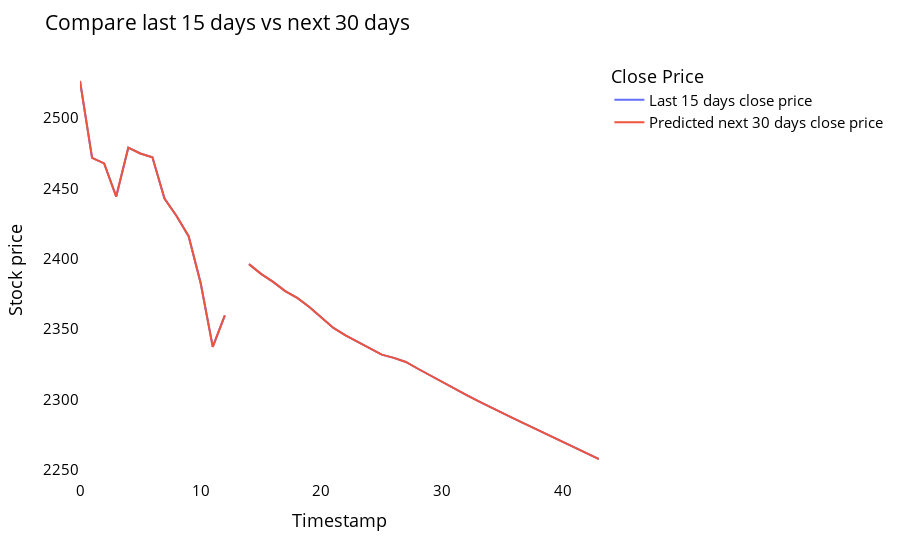

Notebook cell for this chart:
### Code cell
temp_mat = np.empty((len(last_days)+pred_days+1,1))
temp_mat[:] = np.nan
temp_mat = temp_mat.reshape(1,-1).tolist()[0]

last_original_days_value = temp_mat
next_predicted_days_value = temp_mat

last_original_days_value[0:time_step+1] = scaler.inverse_transform(closedf[len(closedf)-time_step:]).reshape(1,-1).tolist()[0]
next_predicted_days_value[time_step+1:] = scaler.inverse_transform(np.array(lst_output).reshape(-1,1)).reshape(1,-1).tolist()[0]

new_pred_plot = pd.DataFrame({
    'last_original_days_value':last_original_days_value,
    'next_predicted_days_value':next_predicted_days_value
})

names = cycle(['Last 15 days close price','Predicted next 30 days close price'])

fig = px.line(new_pred_plot,x=new_pred_plot.index, y=[new_pred_plot['last_original_days_value'],
                                                      new_pred_plot['next_predicted_days_value']],
              labels={'value': 'Stock price','index': 'Timestamp'})
fig.update_layout(title_text='Compare last 15 days vs next 30 days',
                  plot_bgcolor='white', font_size=15, font_color='black',legend_title_text='Close Price')
fig.for_each_trace(lambda t:  t.update(name = next(names)))
fig.update_xaxes(showgrid=False)
fig.update_yaxes(showgrid=False)
fig.show()

### Figure 1 — Plotly figure (JSON) as saved in the notebook; plotly's stock layout.template omitted (floating-point values rounded to 4 significant figures)
{"data": [{"hovertemplate": "variable=last_original_days_value<br>Timestamp=%{x}<br>Stock price=%{y}<extra></extra>", "legendgroup": "last_original_days_value", "line": {"color": "#636efa", "dash": "solid"}, "marker": {"symbol": "circle"}, "mode": "lines", "name": "Last 15 days close price", "orientation": "v", "showlegend": true, "type": "scatter", "x": [0, 1, 2, 3, 4, 5, 6, 7, 8, 9, 10, 11, 12, 13, 14, 15, 16, 17, 18, 19, 20, 21, 22, 23, 24, 25, 26, 27, 28, 29, 30, 31, 32, 33, 34, 35, 36, 37, 38, 39, 40, 41, 42, 43], "xaxis": "x", "y": [2526.0, 2472.0, 2468.0, 2444.0, 2479.0, 2475.0, 2472.0, 2443.0, 2430.0, 2416.0, 2383.0, 2337.0, 2360.0, null, 2396.0, 2389.0, 2384.0, 2377.0, 2372.0, 2366.0, 2358.0, 2351.0, 2346.0, 2341.0, 2336.0, 2332.0, 2330.0, 2327.0, 2322.0, 2317.0, 2312.0, 2308.0, 2303.0, 2299.0, 2294.0, 2290.0, 2286.0, 2282.0, 2278.0, 2274.0, 2270.0, 2266.0, 2262.0, 2258.0], "yaxis": "y"}, {"hovertemplate": "variable=next_predicted_days_value<br>Timestamp=%{x}<br>Stock price=%{y}<extra></extra>", "legendgroup": "next_predicted_days_value", "line": {"color": "#EF553B", "dash": "solid"}, "marker": {"symbol": "circle"}, "mode": "lines", "name": "Predicted next 30 days close price", "orientation": "v", "showlegend": true, "type": "scatter", "x": [0, 1, 2, 3, 4, 5, 6, 7, 8, 9, 10, 11, 12, 13, 14, 15, 16, 17, 18, 19, 20, 21, 22, 23, 24, 25, 26, 27, 28, 29, 30, 31, 32, 33, 34, 35, 36, 37, 38, 39, 40, 41, 42, 43], "xaxis": "x", "y": [2526.0, 2472.0, 2468.0, 2444.0, 2479.0, 2475.0, 2472.0, 2443.0, 2430.0, 2416.0, 2383.0, 2337.0, 2360.0, null, 2396.0, 2389.0, 2384.0, 2377.0, 2372.0, 2366.0, 2358.0, 2351.0, 2346.0, 2341.0, 2336.0, 2332.0, 2330.0, 2327.0, 2322.0, 2317.0, 2312.0, 2308.0, 2303.0, 2299.0, 2294.0, 2290.0, 2286.0, 2282.0, 2278.0, 2274.0, 2270.0, 2266.0, 2262.0, 2258.0], "yaxis": "y"}], "layout": {"font": {"color": "black", "size": 15}, "legend": {"title": {"text": "Close Price"}, "tracegroupgap": 0}, "margin": {"t": 60}, "plot_bgcolor": "white", "title": {"text": "Compare last 15 days vs next 30 days"}, "xaxis": {"anchor": "y", "domain": [0, 1], "showgrid": false, "title": {"text": "Timestamp"}}, "yaxis": {"anchor": "x", "domain": [0, 1], "showgrid": false, "title": {"text": "Stock price"}}}}
